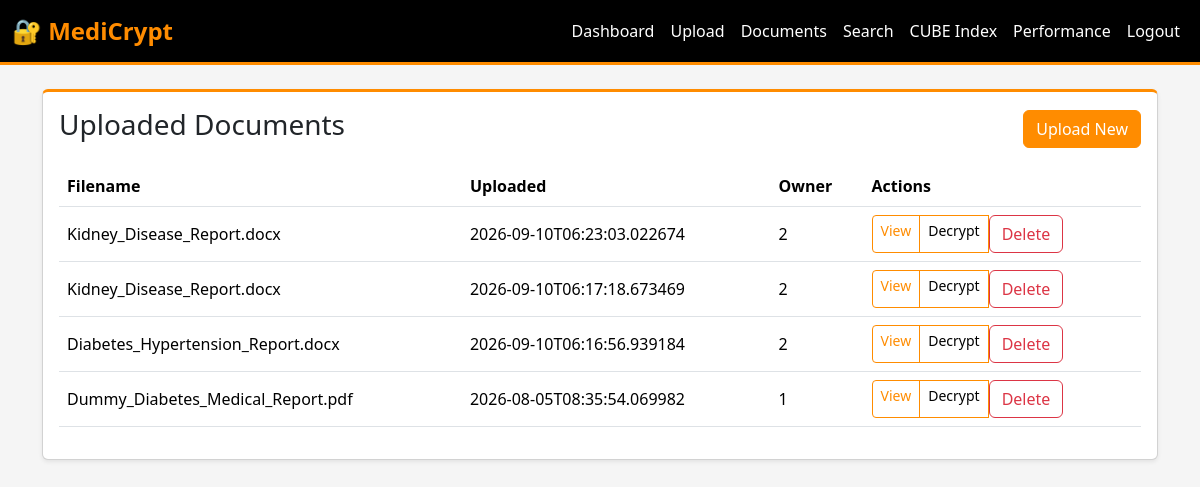
The app's page /documents (signed in) with its own data.
### tables this page shows
CREATE TABLE documents (id INTEGER PRIMARY KEY AUTOINCREMENT, filename TEXT, owner INTEGER, upload_date TEXT, encrypted_path TEXT, aes_key TEXT, FOREIGN KEY(owner) REFERENCES users(id));

### app.py (the view)
    def wrapped_view(**kwargs):
        if "user_id" not in session:
            return redirect(url_for("login"))
        return view(**kwargs)

### app.py (called while the page is built)
def get_db():
    db = getattr(g, "db", None)
    if db is None:
        db = sqlite3.connect(app.config["DATABASE"])
        db.row_factory = sqlite3.Row
        g.db = db
    return db

def login_required(view):
    def wrapped_view(**kwargs):
        if "user_id" not in session:
            return redirect(url_for("login"))
        return view(**kwargs)
    wrapped_view.__name__ = view.__name__
    return wrapped_view

@app.route("/documents")
@login_required
def documents():
    db = get_db()
    user_id = session["user_id"]
    role = session.get("role")
    if role == "admin":
        documents = db.execute("SELECT * FROM documents ORDER BY upload_date DESC").fetchall()
    else:
        documents = db.execute(
            "SELECT * FROM documents WHERE owner = ? ORDER BY upload_date DESC",
            (user_id,),
        ).fetchall()
    return render_template("documents.html", documents=documents)

### templates/documents.html
{% extends "layout.html" %}
{% block content %}
<div class="card shadow-sm">
  <div class="card-body">
    <div class="d-flex justify-content-between align-items-center mb-3">
      <h3 class="card-title">Uploaded Documents</h3>
      <a class="btn btn-primary" href="{{ url_for('upload') }}">Upload New</a>
    </div>
    {% if documents %}
    <div class="table-responsive">
      <table class="table table-hover align-middle">
        <thead>
          <tr>
            <th>Filename</th>
            <th>Uploaded</th>
            <th>Owner</th>
            <th>Actions</th>
          </tr>
        </thead>
        <tbody>
          {% for doc in documents %}
          <tr>
            <td>{{ doc.filename }}</td>
            <td>{{ doc.upload_date }}</td>
            <td>{{ doc.owner }}</td>
            <td>
              <div class="btn-group btn-group-sm" role="group">
                <a class="btn btn-outline-primary" href="{{ url_for('document_detail', document_id=doc.id) }}">View</a>
                <a class="btn btn-outline-success" href="{{ url_for('decrypt', document_id=doc.id) }}">Decrypt</a>
                <form method="POST" action="{{ url_for('delete_document', document_id=doc.id) }}" style="display: inline;">
                  <button class="btn btn-outline-danger" type="submit" onclick="return confirm('Delete this document?')">Delete</button>
                </form>
              </div>
            </td>
          </tr>
          {% endfor %}
        </tbody>
      </table>
    </div>
    {% else %}
    <div class="alert alert-info">No documents found yet.</div>
    {% endif %}
  </div>
</div>
{% endblock %}

### templates/layout.html (shortened to what this page needs)
<!doctype html>
<html lang="en">
  <head>
    <link href="https://cdn.jsdelivr.net/npm/bootstrap@5.3.2/dist/css/bootstrap.min.css" rel="stylesheet" />
  </head>
  <body>
    <nav class="navbar navbar-expand-lg navbar-dark mb-4">
      <div class="container-fluid">
        <a class="navbar-brand" href="{{ url_for('dashboard') }}">🔐 MediCrypt</a>
        <div class="collapse navbar-collapse" id="navbarNav">
          <ul class="navbar-nav ms-auto">
            {% if session.user_id %}
            <li class="nav-item"><a class="nav-link" href="{{ url_for('dashboard') }}">Dashboard</a></li>
            <li class="nav-item"><a class="nav-link" href="{{ url_for('upload') }}">Upload</a></li>
            <li class="nav-item"><a class="nav-link" href="{{ url_for('documents') }}">Documents</a></li>
            <li class="nav-item"><a class="nav-link" href="{{ url_for('search') }}">Search</a></li>
            <li class="nav-item"><a class="nav-link" href="{{ url_for('cube_dashboard') }}">CUBE Index</a></li>
            <li class="nav-item"><a class="nav-link" href="{{ url_for('performance') }}">Performance</a></li>
            <li class="nav-item"><a class="nav-link" href="{{ url_for('logout') }}">Logout</a></li>
            {% else %}
            <li class="nav-item"><a class="nav-link" href="{{ url_for('login') }}">Login</a></li>
            <li class="nav-item"><a class="nav-link" href="{{ url_for('register') }}">Register</a></li>
            {% endif %}
          </ul>
        </div>
      </div>
    </nav>
    <main class="container mb-5">
      {% block content %}{% endblock %}
    </main>
  </body>
</html>

### templates/layout.html (style rules this page uses)
:root { --primary-color: #000000; --orange-color: #ff8c00; --dark-bg: #1a1a1a; --light-text: #ffffff; }
body { background-color: #f5f5f5; }
.navbar { background-color: var(--primary-color) !important; border-bottom: 3px solid var(--orange-color); }
.navbar-brand { color: var(--orange-color) !important; font-weight: bold; font-size: 1.5rem; }
.nav-link { color: var(--light-text) !important; transition: color 0.3s; }
.btn-primary { background-color: var(--orange-color) !important; border-color: var(--orange-color) !important; color: white !important; }
.btn-outline-primary { color: var(--orange-color) !important; border-color: var(--orange-color) !important; }
.btn-outline-success { color: var(--primary-color) !important; border-color: var(--orange-color) !important; }
.card { border-top: 3px solid var(--orange-color); }
h1, h2, h3, h4, h5, h6 { color: var(--primary-color); }

### records on screen
documents: filename "Kidney_Disease_Report.docx", upload_date "2026-09-10T06:23:03.022674", owner "2"
documents: filename "Kidney_Disease_Report.docx", upload_date "2026-09-10T06:17:18.673469", owner "2"
documents: filename "Diabetes_Hypertension_Report.docx", upload_date "2026-09-10T06:16:56.939184", owner "2"
documents: filename "Dummy_Diabetes_Medical_Report.pdf", upload_date "2026-08-05T08:35:54.069982", owner "1"
